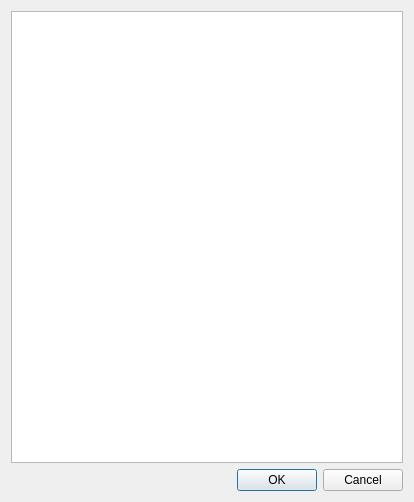
<?xml version="1.0" encoding="UTF-8"?>
<ui version="4.0">
 <class>Form</class>
 <widget class="QWidget" name="Form">
  <property name="geometry">
   <rect>
    <x>0</x>
    <y>0</y>
    <width>414</width>
    <height>502</height>
   </rect>
  </property>
  <property name="windowTitle">
   <string>Form</string>
  </property>
  <layout class="QGridLayout" name="gridLayout">
   <item row="0" column="0">
    <widget class="QListWidget" name="list_tasks"/>
   </item>
   <item row="1" column="0">
    <widget class="QDialogButtonBox" name="button_box">
     <property name="standardButtons">
      <set>QDialogButtonBox::Cancel|QDialogButtonBox::Ok</set>
     </property>
    </widget>
   </item>
  </layout>
 </widget>
 <resources/>
 <connections/>
</ui>
